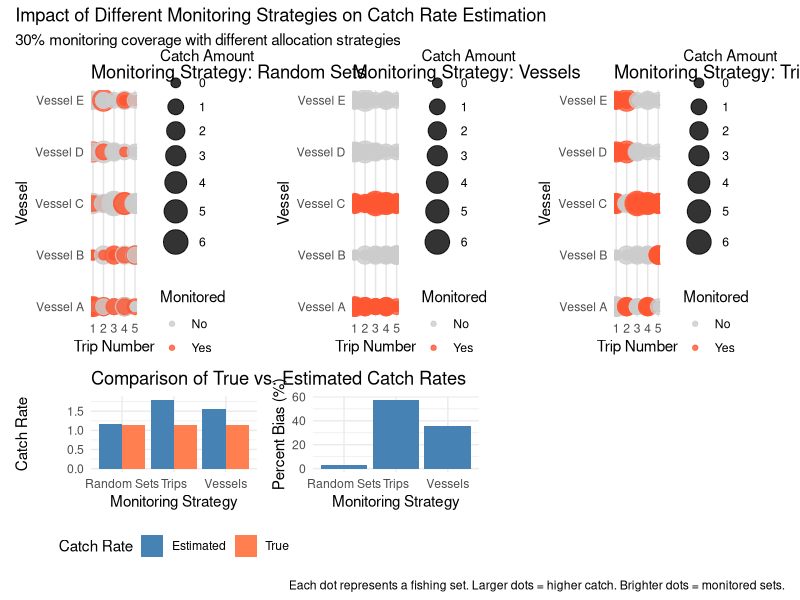
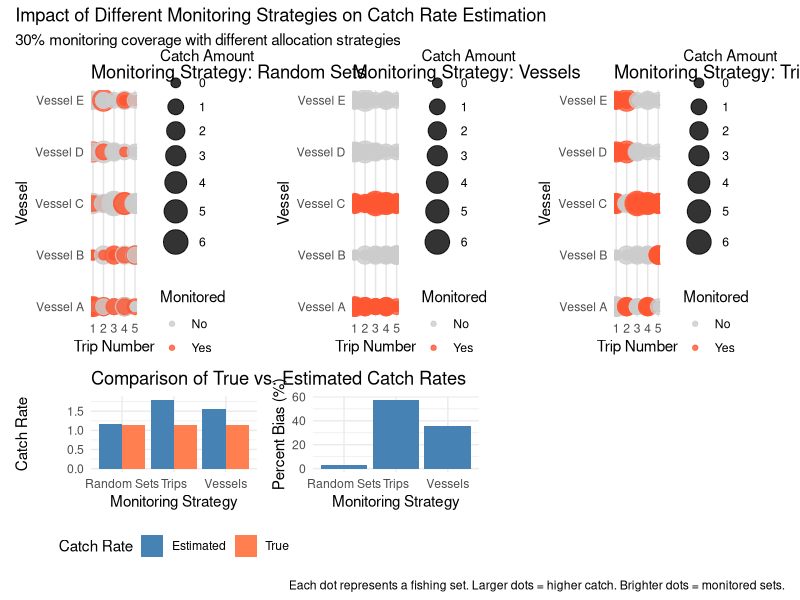
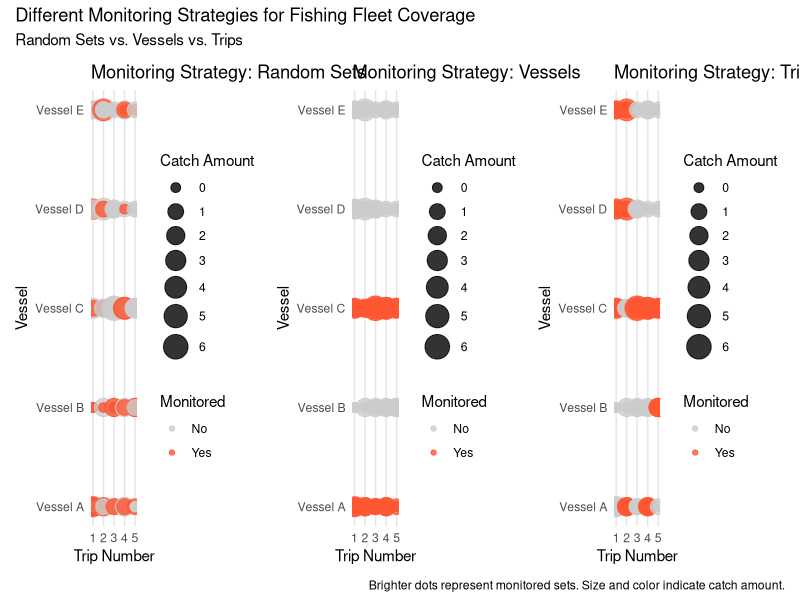
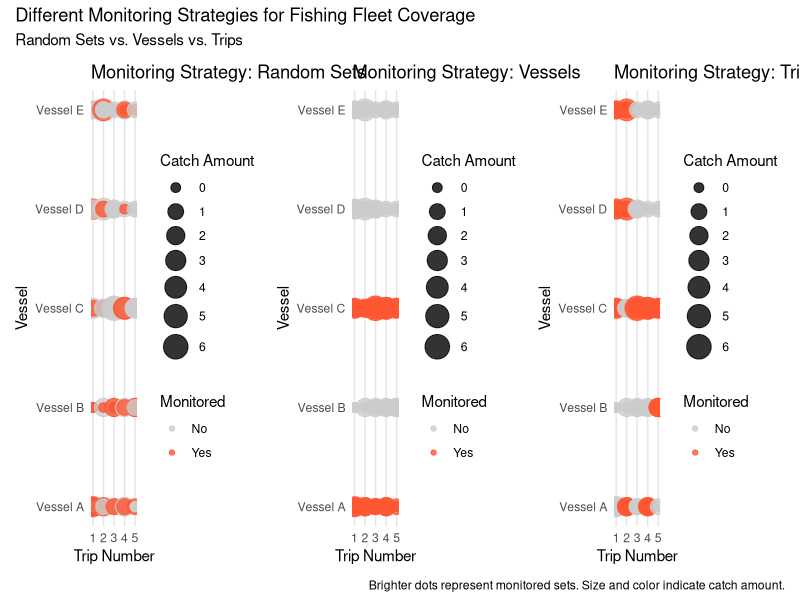

Write the R code that produced these figures, in order.
# Conceptual Figure for MSC Review Rates
# This script generates a conceptual figure illustrating different monitoring strategies
# and their impact on estimated catch rates

# Load necessary libraries
library(ggplot2)
library(dplyr)
library(patchwork) # for combining plots
library(tidyr)

# Set seed for reproducibility
set.seed(123)

# Define colors
vessel_colors <- c("#1B9E77", "#D95F02", "#7570B3", "#E7298A", "#66A61E")
catch_colors <- c("low" = "#91bfdb", "medium" = "#fee090", "high" = "#fc8d59")

# Function to create simulated data for a small fleet
create_demonstration_data <- function(n_vessels = 5, 
                                      n_trips_per_vessel = 5, 
                                      n_sets_per_trip = 4, 
                                      vessel_effect_sd = 0.5,
                                      trip_effect_sd = 0.3,
                                      base_catch_rate = 1) {
  
  # Generate vessel IDs
  vessels <- 1:n_vessels
  
  # Generate vessel effects (some vessels catch more than others)
  vessel_effects <- rnorm(n_vessels, 0, vessel_effect_sd)
  
  # Create empty dataframe to store all data
  total_sets <- n_vessels * n_trips_per_vessel * n_sets_per_trip
  data <- data.frame(
    vessel_id = integer(total_sets),
    vessel_name = character(total_sets),
    trip_id = integer(total_sets),
    set_id = integer(total_sets),
    catch_rate = numeric(total_sets),
    catch = integer(total_sets),
    catch_category = character(total_sets),
    stringsAsFactors = FALSE
  )
  
  row <- 1
  for (v in 1:n_vessels) {
    vessel_name <- paste("Vessel", LETTERS[v])
    vessel_effect <- vessel_effects[v]
    
    for (t in 1:n_trips_per_vessel) {
      # Generate trip effect (some trips catch more than others)
      trip_effect <- rnorm(1, 0, trip_effect_sd)
      
      for (s in 1:n_sets_per_trip) {
        # Calculate catch rate for this set
        catch_rate <- exp(log(base_catch_rate) + vessel_effect + trip_effect)
        
        # Simulate catch using Poisson distribution
        catch <- rpois(1, catch_rate)
        
        # Categorize catch for visual representation
        catch_category <- if (catch <= quantile(dpois(0:10, base_catch_rate), 0.33)) {
          "low"
        } else if (catch <= quantile(dpois(0:10, base_catch_rate), 0.67)) {
          "medium"
        } else {
          "high"
        }
        
        # Store in dataframe
        data$vessel_id[row] <- v
        data$vessel_name[row] <- vessel_name
        data$trip_id[row] <- t
        data$set_id[row] <- s
        data$catch_rate[row] <- catch_rate
        data$catch[row] <- catch
        data$catch_category[row] <- catch_category
        
        row <- row + 1
      }
    }
  }
  
  return(data)
}

# Create demo data
fleet_data <- create_demonstration_data()

# Function to apply different monitoring strategies
apply_monitoring_strategies <- function(data, p_monitor = 0.3, bias_factor = -5) {
  # Make copies for each strategy
  data_sets <- data
  data_vessels <- data
  data_trips <- data
  
  # Strategy 1: Random sets
  set.seed(42)
  data_sets$monitored <- rbinom(nrow(data_sets), 1, p_monitor)
  data_sets$strategy <- "Random Sets"
  
  # Strategy 2: Vessels (with potential bias toward vessels with lower catch rates)
  vessels <- unique(data$vessel_id)
  vessel_avg_catch <- sapply(vessels, function(v) mean(data$catch[data$vessel_id == v]))
  # Normalize to 0-1 scale for bias calculation
  normalized_catch <- (max(vessel_avg_catch) - vessel_avg_catch) / (max(vessel_avg_catch) - min(vessel_avg_catch))
  # Apply bias (higher values of normalized_catch = more likely to be monitored)
  vessel_prob <- p_monitor + bias_factor * (normalized_catch - mean(normalized_catch))
  vessel_prob <- pmin(pmax(vessel_prob, 0), 1)  # Bound between 0 and 1
  
  set.seed(42)
  vessel_monitored <- rbinom(length(vessels), 1, vessel_prob)
  data_vessels$monitored <- 0
  for (i in 1:length(vessels)) {
    if (vessel_monitored[i] == 1) {
      data_vessels$monitored[data_vessels$vessel_id == vessels[i]] <- 1
    }
  }
  data_vessels$strategy <- "Vessels"
  
  # Strategy 3: Trips (with potential bias toward trips with lower catch rates)
  trips <- unique(data[, c("vessel_id", "trip_id")])
  trip_avg_catch <- numeric(nrow(trips))
  for (i in 1:nrow(trips)) {
    v <- trips$vessel_id[i]
    t <- trips$trip_id[i]
    trip_avg_catch[i] <- mean(data$catch[data$vessel_id == v & data$trip_id == t])
  }
  
  # Normalize to 0-1 scale for bias calculation
  normalized_trip_catch <- (max(trip_avg_catch) - trip_avg_catch) / 
                          (max(trip_avg_catch) - min(trip_avg_catch))
  # Apply bias (higher values of normalized_catch = more likely to be monitored)
  trip_prob <- p_monitor + bias_factor * (normalized_trip_catch - mean(normalized_trip_catch))
  trip_prob <- pmin(pmax(trip_prob, 0), 1)  # Bound between 0 and 1
  
  set.seed(42)
  trip_monitored <- rbinom(nrow(trips), 1, trip_prob)
  data_trips$monitored <- 0
  for (i in 1:nrow(trips)) {
    v <- trips$vessel_id[i]
    t <- trips$trip_id[i]
    if (trip_monitored[i] == 1) {
      data_trips$monitored[data_trips$vessel_id == v & data_trips$trip_id == t] <- 1
    }
  }
  data_trips$strategy <- "Trips"
  
  # Combine all data
  combined_data <- rbind(data_sets, data_vessels, data_trips)
  return(combined_data)
}

# Apply monitoring strategies
monitored_data <- apply_monitoring_strategies(fleet_data)

# Calculate catch statistics for each strategy
calculate_catch_stats <- function(data) {
  data %>%
    group_by(strategy) %>%
    summarize(
      true_catch_rate = mean(catch),
      estimated_catch_rate = if(sum(monitored) > 0) mean(catch[monitored == 1]) else NA,
      bias = estimated_catch_rate - true_catch_rate,
      bias_percent = (bias / true_catch_rate) * 100,
      monitored_sets = sum(monitored),
      total_sets = n()
    )
}

catch_stats <- calculate_catch_stats(monitored_data)

# Create visualization functions

# 1. Fleet Visualization with dots representing sets
plot_fleet_structure <- function(data, strategy_name) {
  subset_data <- data[data$strategy == strategy_name,]
  
  ggplot(subset_data, aes(x = trip_id, y = vessel_id)) +
    geom_point(aes(color = factor(monitored), size = catch), alpha = 0.8) +
    scale_color_manual(values = c("0" = "#CCCCCC", "1" = "#FF5733"), 
                       name = "Monitored", 
                       labels = c("No", "Yes")) +
    scale_size_continuous(name = "Catch Amount", range = c(3, 8)) +  # Increased point size range
    labs(title = paste("Monitoring Strategy:", strategy_name),
         x = "Trip Number", 
         y = "Vessel") + 
    scale_y_continuous(labels = function(x) paste("Vessel", LETTERS[x])) +
    theme_minimal() +
    theme(panel.grid.major = element_line(color = "grey90"),
          panel.grid.minor = element_blank())
}

# 2. Create comparison of estimated vs true catch rates
plot_catch_comparison <- function(stats) {
  stats_long <- pivot_longer(stats, 
                           cols = c(true_catch_rate, estimated_catch_rate),
                           names_to = "rate_type",
                           values_to = "value")
  
  ggplot(stats_long, aes(x = strategy, y = value, fill = rate_type)) +
    geom_bar(stat = "identity", position = position_dodge()) +
    scale_fill_manual(values = c("steelblue", "coral"),
                     name = "Catch Rate",
                     labels = c("Estimated", "True")) +
    labs(title = "Comparison of True vs. Estimated Catch Rates",
         x = "Monitoring Strategy", 
         y = "Catch Rate") +
    theme_minimal() +
    theme(legend.position = "bottom")
}

# 3. Create a plot showing bias percentage by strategy
plot_bias <- function(stats) {
  ggplot(stats, aes(x = strategy, y = bias_percent)) +
    geom_bar(stat = "identity", fill = "steelblue") +
    labs(title = "",
         x = "Monitoring Strategy", 
         y = "Percent Bias (%)") +
    theme_minimal()
}

# Create the plots
plot1 <- plot_fleet_structure(monitored_data, "Random Sets")
plot2 <- plot_fleet_structure(monitored_data, "Vessels")
plot3 <- plot_fleet_structure(monitored_data, "Trips")
plot4 <- plot_catch_comparison(catch_stats)
plot5 <- plot_bias(catch_stats)

# Combine plots using patchwork
combined_plot <- (plot1 + plot2 + plot3) / (plot4 + plot5 + plot_spacer())
combined_plot <- combined_plot + 
  plot_layout(heights = c(3, 1)) +
  plot_annotation(
    title = "Impact of Different Monitoring Strategies on Catch Rate Estimation",
    subtitle = "30% monitoring coverage with different allocation strategies",
    caption = "Each dot represents a fishing set. Larger dots = higher catch. Brighter dots = monitored sets."
  )

# Save the plot
ggsave("plots/conceptual_figure.png", combined_plot, width = 12, height = 8, dpi = 300)
ggsave("plots/lowres/conceptual_figure_lowres.png", combined_plot, width = 12, height = 8, dpi = 100)

# Also create a simpler conceptual figure just showing the different strategies
simple_plot <- (plot1 + plot2 + plot3) + 
  plot_layout(nrow = 1) +
  plot_annotation(
    title = "Different Monitoring Strategies for Fishing Fleet Coverage",
    subtitle = "Random Sets vs. Vessels vs. Trips",
    caption = "Brighter dots represent monitored sets. Size and color indicate catch amount."
  )

# Save the simple plot
ggsave("plots/conceptual_figure_simple.png", simple_plot, width = 15, height = 5, dpi = 300)
ggsave("plots/lowres/conceptual_figure_simple_lowres.png", simple_plot, width = 15, height = 5, dpi = 100)

# Print summary statistics
print(catch_stats)
